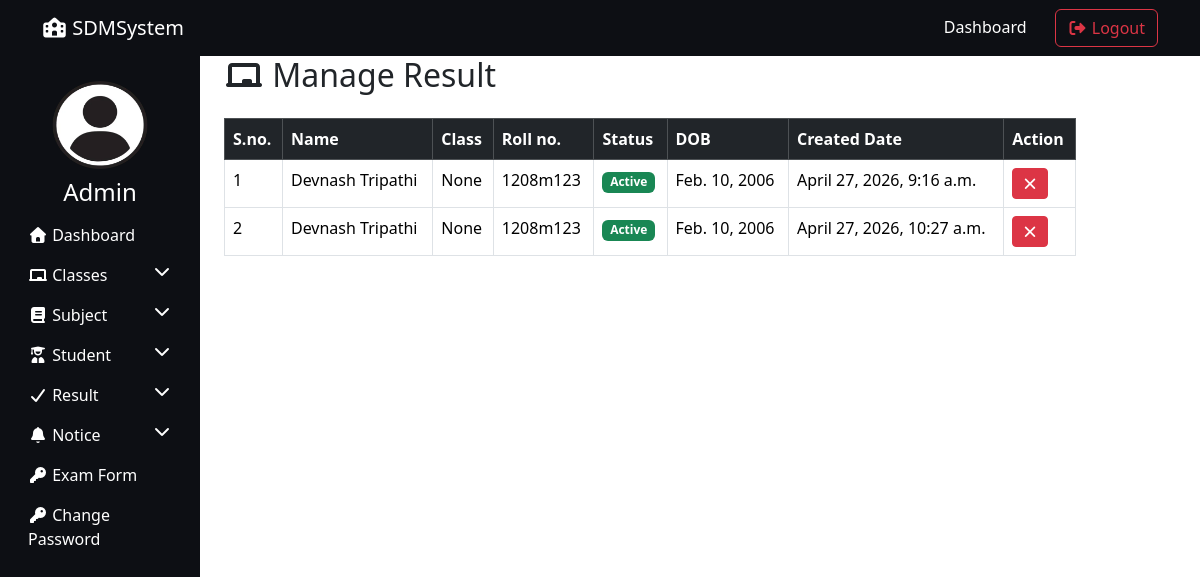
Page /manage_result/ (signed in) on the committed database.
### resultapp/models.py (models this page shows, shortened)
class Result(models.Model):
    subject = models.ForeignKey(Subject, on_delete=models.SET_NULL, null=True)
    student = models.ForeignKey(Student, on_delete=models.CASCADE)
    marks = models.IntegerField()
    student_class = models.ForeignKey(Class, on_delete=models.SET_NULL, null=True)
    creation_date = models.DateTimeField(auto_now_add=True)
    updation_date = models.DateTimeField(auto_now=True)
    status = models.IntegerField(default=1)

class Student(models.Model):
    GENDER_CHOICES = (
        ('Male', 'Male'),
        ('Female', 'Female'),
    )
    name = models.CharField(max_length=100)
    roll_id = models.CharField(max_length=30)
    email = models.EmailField(max_length=50)
    gender = models.CharField(max_length=10, choices=GENDER_CHOICES)
    dob = models.DateField()
    student_class = models.ForeignKey(Class, on_delete=models.SET_NULL, null=True)
    reg_date = models.DateTimeField(auto_now_add=True)
    updation_date = models.DateTimeField(auto_now=True)
    status = models.IntegerField(default=1)

### resultapp/views.py (the view)
# urls.py: path("manage_result/",manage_result,name="manage_result"),
@login_required
def manage_result(request):
    did = request.GET.get('did')
    aid = request.GET.get('aid')
    if did:
        Result.objects.filter(id=did).update(status=0)
        return redirect('manage_result')
    if aid:
        Result.objects.filter(id=aid).update(status=1)
        return redirect('manage_result')
    result = Result.objects.select_related('student', 'student_class').all()
    return render(request, "manage_result.html", {'result': result})

### resultapp/templates/manage_result.html (shortened to what this page needs)
{% extends "admin_base.html" %}
{% load static %}
{% block content %}
<div class="container">
    <h2 class="mb-4">
        <i class="fas fa-chalkboard"></i> Manage Result
    </h2>
    <table class="table table-bordered">
        <thead class="table-dark">
            <tr>
                <th>S.no.</th>
                <th>Name</th>
                <th>Class</th>
                <th>Roll no.</th>
                <th>Status</th>
                <th>DOB</th>
                <th>Created Date</th>
                <th>Action</th>
            </tr>
        </thead>
        <tbody>
            {% for i in result %}
            <tr>
                <td>{{ forloop.counter }}</td>
                <td>{{ i.student.name }}</td>
                <td>{{ i.student_class }}</td>
                <td>{{ i.student.roll_id }}</td>
                <td>
                    {% if i.status == 1 %}
                        <span class="badge bg-success">Active</span>
                    {% else %}
                        <span class="badge bg-danger">Inactive</span>
                    {% endif %}
                </td>
                <td>{{ i.student.dob }}</td>
                <td>{{ i.creation_date }}</td>
                <td>
                    {% if i.status == 1 %}
                        <a href="?did={{ i.id }}" class="btn btn-danger btn-sm">
                            <i class="fas fa-times"></i>
                        </a>
                    {% else %}
                        <a href="?aid={{ i.id }}" class="btn btn-success btn-sm">
                            <i class="fas fa-check"></i>
                        </a>
                    {% endif %}
                </td>
            </tr>
            {% empty %}
            <tr>
                <td colspan="8" class="text-center">No Results Found</td>
            </tr>
            {% endfor %}
        </tbody>
    </table>
</div>
{% endblock %}

### rows in the picture
Result: student.name "Devnash Tripathi", student_class "None", student.roll_id "1208m123", status "Active", student.dob "Feb. 10, 2006", creation_date "April 27, 2026, 9:16 a.m."
Result: student.name "Devnash Tripathi", student_class "None", student.roll_id "1208m123", status "Active", student.dob "Feb. 10, 2006", creation_date "April 27, 2026, 10:27 a.m."
